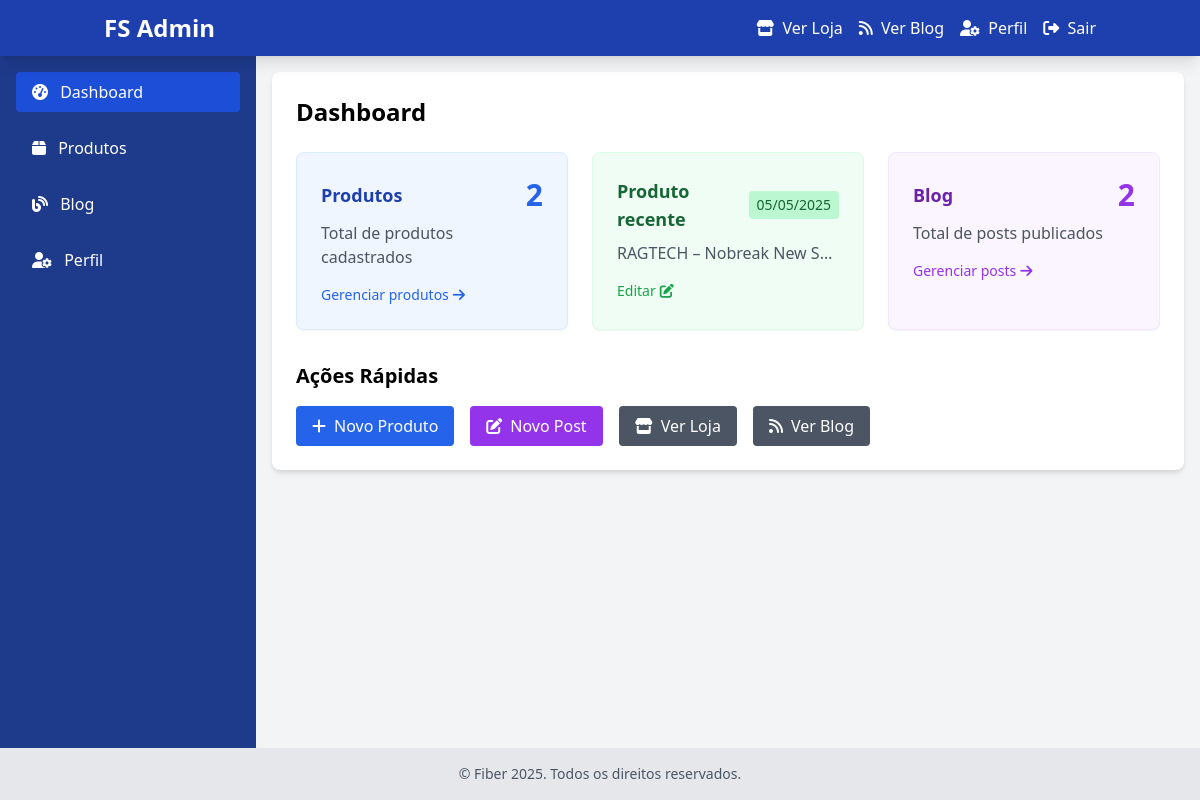
The app's page /admin (signed in), older data.
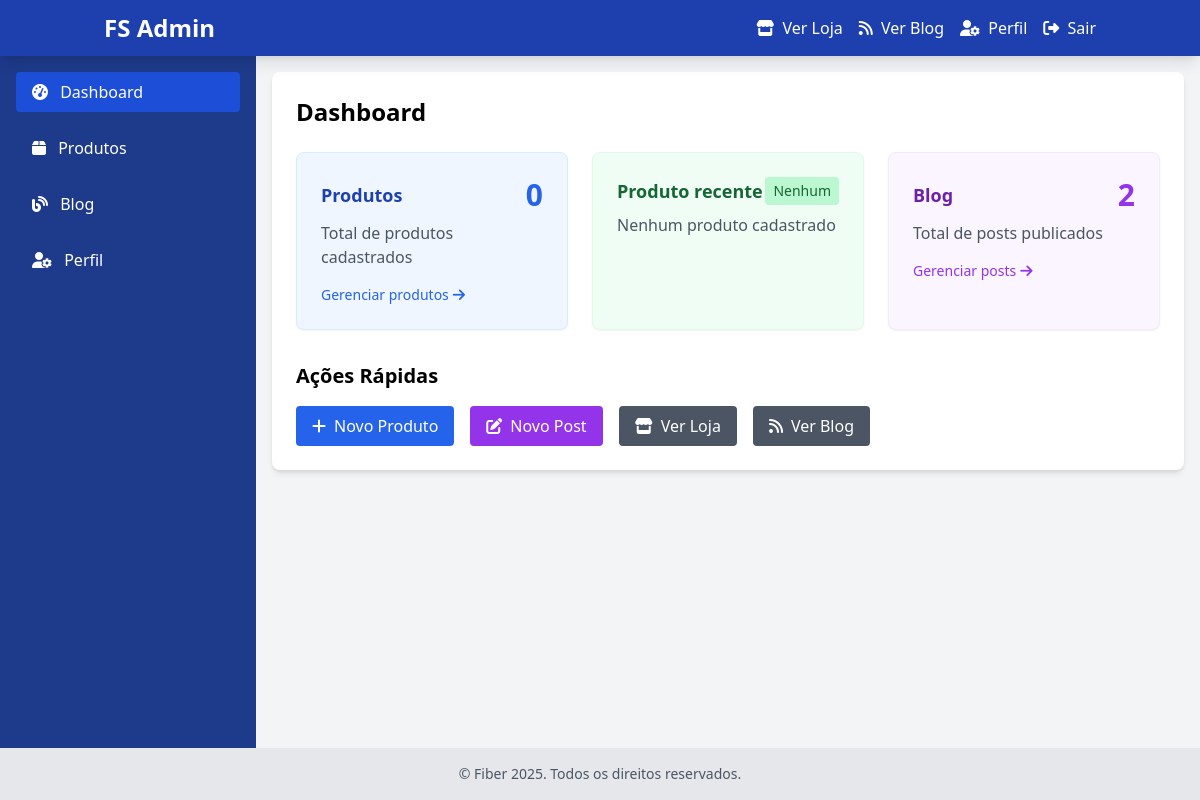
The same page, newer data.
### app/models.py (models this page shows, shortened)
class Product(db.Model):
    id = db.Column(db.Integer, primary_key=True)
    name = db.Column(db.String(100), nullable=False)
    description = db.Column(db.Text)
    price = db.Column(db.Float, nullable=False)
    old_price = db.Column(db.Float)
    image = db.Column(db.String(255), nullable=False, default='services-1.png')
    created_at = db.Column(db.DateTime, default=datetime.utcnow)
    updated_at = db.Column(db.DateTime, default=datetime.utcnow, onupdate=datetime.utcnow)
    active = db.Column(db.Boolean, default=True)

### app/routes.py (the view)
    @login_required
    def decorated_function(*args, **kwargs):
        if not current_user.is_admin:
            flash('Acesso negado. Você precisa ser um administrador.', 'error')
            return redirect(url_for('main.login'))
        return f(*args, **kwargs)

### app/__init__.py (called while the page is built)
@login_manager.user_loader
def load_user(user_id):
    return User.query.get(int(user_id))

### app/routes.py (called while the page is built)
@main.app_context_processor
def inject_current_year():
    return {'current_year': datetime.now().year}

@main.app_template_filter('format_currency')
def format_currency(value):
    if value is None:
        return "R$ 0,00"
    return f"R$ {value:.2f}".replace('.', ',')

def admin_required(f):
    @login_required
    def decorated_function(*args, **kwargs):
        if not current_user.is_admin:
            flash('Acesso negado. Você precisa ser um administrador.', 'error')
            return redirect(url_for('main.login'))
        return f(*args, **kwargs)
    decorated_function.__name__ = f.__name__
    return decorated_function

### app/templates/admin/dashboard.html (shortened to what this page needs)
{% extends "admin/base.html" %}
{% block content %}
    <h1 class="text-2xl font-bold mb-4 sm:mb-6 text-center sm:text-left">Dashboard</h1>
    <div class="grid grid-cols-1 gap-4 sm:gap-6 md:grid-cols-2 lg:grid-cols-3">
        <div class="bg-blue-50 p-4 sm:p-6 rounded-lg shadow-sm border border-blue-100">
            <div class="flex items-center justify-between">
                <h2 class="text-lg font-semibold text-blue-800">Produtos</h2>
                <span class="text-2xl sm:text-3xl font-bold text-blue-600">{{ product_count }}</span>
            </div>
            <p class="text-gray-600 mt-2 text-sm sm:text-base">Total de produtos cadastrados</p>
            <div class="mt-4">
                <a href="{{ url_for('main.admin_products') }}" class="text-blue-600 hover:text-blue-800 text-sm flex items-center">
                    Gerenciar produtos <i class="fas fa-arrow-right ml-1"></i>
                </a>
            </div>
        </div>
        <div class="bg-green-50 p-4 sm:p-6 rounded-lg shadow-sm border border-green-100">
            <div class="flex items-center justify-between">
                <h2 class="text-lg font-semibold text-green-800">Produto recente</h2>
                <span class="text-xs sm:text-sm bg-green-200 text-green-800 px-2 py-1 rounded">{{ latest_product.created_at.strftime('%d/%m/%Y') if latest_product else 'Nenhum' }}</span>
            </div>
            <p class="text-gray-600 mt-2 text-sm sm:text-base truncate">{% if latest_product %}{{ latest_product.name }} - {{ latest_product.price|format_currency }}{% else %}Nenhum produto cadastrado{% endif %}</p>
            {% if latest_product %}
                <div class="mt-4">
                    <a href="{{ url_for('main.edit_product', id=latest_product.id) }}" class="text-green-600 hover:text-green-800 text-sm flex items-center">
                        Editar <i class="fas fa-edit ml-1"></i>
                    </a>
                </div>
            {% endif %}
        </div>
        <div class="bg-purple-50 p-4 sm:p-6 rounded-lg shadow-sm border border-purple-100">
            <div class="flex items-center justify-between">
                <h2 class="text-lg font-semibold text-purple-800">Blog</h2>
                <span class="text-2xl sm:text-3xl font-bold text-purple-600">{{ post_count }}</span>
            </div>
            <p class="text-gray-600 mt-2 text-sm sm:text-base">Total de posts publicados</p>
            <div class="mt-4">
                <a href="{{ url_for('main.admin_blog_posts') }}" class="text-purple-600 hover:text-purple-800 text-sm flex items-center">
                    Gerenciar posts <i class="fas fa-arrow-right ml-1"></i>
                </a>
            </div>
        </div>
    </div>
    <div class="mt-6 sm:mt-8">
        <h2 class="text-xl font-bold mb-3 sm:mb-4 text-center sm:text-left">Ações Rápidas</h2>
        <div class="flex flex-wrap justify-center sm:justify-start gap-3 sm:gap-4">
            <a href="{{ url_for('main.new_product') }}" class="bg-blue-600 hover:bg-blue-700 text-white px-3 sm:px-4 py-2 rounded flex items-center transition duration-300">
                <i class="fas fa-plus mr-1 sm:mr-2"></i> <span>Novo Produto</span>
            </a>
            <a href="{{ url_for('main.new_blog_post') }}" class="bg-purple-600 hover:bg-purple-700 text-white px-3 sm:px-4 py-2 rounded flex items-center transition duration-300">
                <i class="fas fa-edit mr-1 sm:mr-2"></i> <span>Novo Post</span>
            </a>
            <a href="{{ url_for('main.loja') }}" target="_blank" class="bg-gray-600 hover:bg-gray-700 text-white px-3 sm:px-4 py-2 rounded flex items-center transition duration-300">
                <i class="fas fa-store mr-1 sm:mr-2"></i> <span>Ver Loja</span>
            </a>
            <a href="{{ url_for('main.blog') }}" target="_blank" class="bg-gray-600 hover:bg-gray-700 text-white px-3 sm:px-4 py-2 rounded flex items-center transition duration-300">
                <i class="fas fa-rss mr-1 sm:mr-2"></i> <span>Ver Blog</span>
            </a>
        </div>
    </div>
{% endblock %}

Row changes from the older to the newer data that the page shows:
removed Product: created_at "05/05/2025", name "RAGTECH – Nobreak New S…"
Text that changed along with them:
{{ product_count }}: "2" → "0"
text no longer shown: "Editar"
text now shown: "Nenhum Nenhum produto cadastrado"
